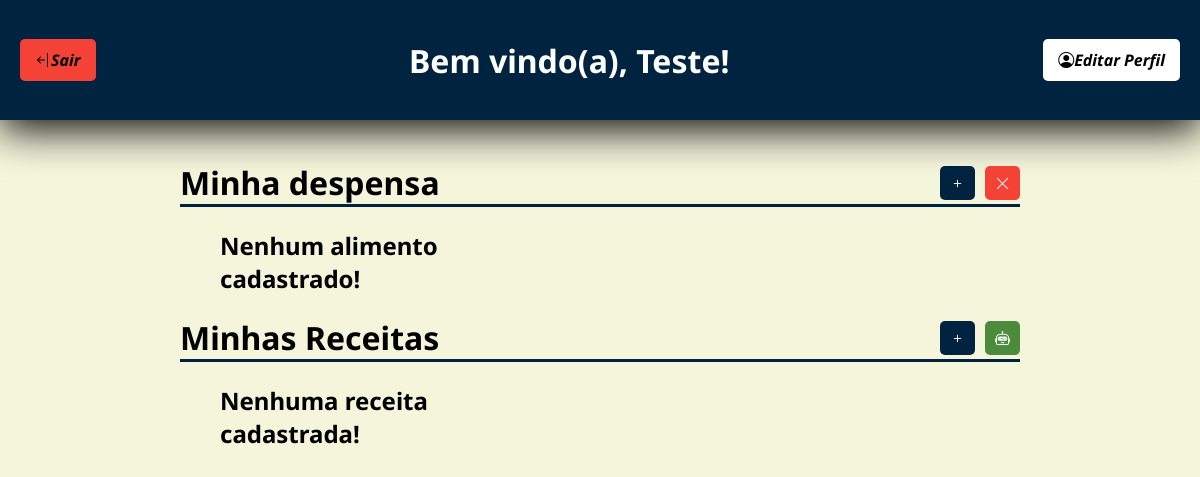
The app's page /home/home/ (signed in), older data.
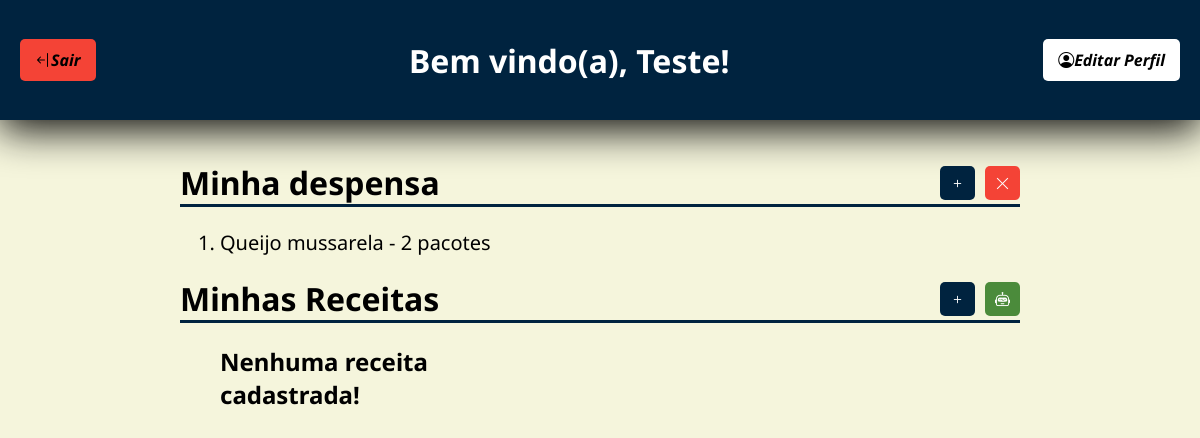
The same page, newer data.
### usuario/models.py (models this page shows, shortened)
class Usuario(AbstractUser):
    first_name = None
    last_name = None
    last_login = None
    username = models.CharField(unique=False, max_length=200)
    email = models.EmailField(unique=True)
    USERNAME_FIELD = 'email'
    REQUIRED_FIELDS = ['username']

### home/models.py (models this page shows)
class Alimentos(models.Model):
    nome = models.CharField(max_length=100)
    quantidade = models.CharField(max_length=80)
    usuario = models.ForeignKey(Usuario, on_delete=models.CASCADE, related_name='alimentos')
    def __str__(self):
        return self.nome

### home/views.py (the view)
# urls.py: path('home/', views.home_view, name='home'),
@login_required
def home_view(request):
    nome_usuario = request.user.username.capitalize()
    usuario_id = request.user.id
    alimentos = Alimentos.objects.filter(usuario_id = usuario_id).all()
    receitas = Receitas.objects.filter(usuario_id = usuario_id).all()
    form_adicionar_alimentos = adicionar_alimento(request)
    form_deletar_alimentos = deletar_alimento(request)
    form_adicionar_receitas = adicionar_receita(request)
    form_receita_ia = receita_ia(request)
    return render(request, 'home.html',
                  {"nome_usuario": nome_usuario,
                   "alimentos": alimentos,
                   "receitas": receitas,
                   "form_adicionar_alimentos": form_adicionar_alimentos,
                   "form_deletar_alimentos": form_deletar_alimentos,
                   "form_adicionar_receitas": form_adicionar_receitas,
                   "form_receita_ia": form_receita_ia
                })

### home/views.py (called while the page is built, shortened)
def adicionar_alimento(request):
    form = AdicionarAlimentoForm()
    return form

def deletar_alimento(request):
    usuario_id = request.user.id
    form = DeletarAlimentoForm(usuario_id= usuario_id)
    return form

### receitas/views.py (called while the page is built, shortened)
def adicionar_receita(request):
    form = AdicionarReceitaForm()
    return form

@login_required
def receita_ia(request):
    usuario_id = request.user.id
    form = GeminiReceitaForm(request.POST or None, usuario_id = usuario_id)
    gemini_key = os.getenv('GOOGLE_API_KEY')
    genai.configure(api_key=gemini_key)
    model = genai.GenerativeModel("gemini-2.0-flash")
    return form

### home/templates/home.html (shortened to what this page needs)
<!DOCTYPE html>
<html lang="pt-br">
<head>
    <link rel="stylesheet" href="https://cdn.jsdelivr.net/npm/bootstrap-icons/font/bootstrap-icons.css">
    {% load static %}
    <link rel="stylesheet" href="/static/home.css">
</head>
<body>
    <div class="div_cima">
        <a href="{% url 'usuario:logout_view' %}" class="button_logout">
            <i class="bi bi-arrow-bar-left">Sair</i>
        </a>
        <h1>
            Bem vindo(a), {{ nome_usuario }}!
        </h1>
        <a href="{% url 'usuario:editar_perfil' %}"  class="button_perfil">
            <i class="bi bi-person-circle">Editar Perfil</i>
        </a>
    </div>
    <div class="card">
        <div class="despensa">
            <h1>
                Minha despensa
                <div class="acoes">
                    <a class="adicionar_alimento" onclick="toggleModal('modal_adicionar_alimento')">
                        <i class="bi bi-plus"></i>
                    </a>
                    <a class="deletar_alimento" onclick="toggleModal('modal_deletar_alimento')">
                        <i class="bi bi-x-lg"></i>
                    </a>
                </div>
            </h1>
                <ol class="alimentos">
                    {% if alimentos %}
                        {% for alimento in alimentos %}
                            <li>{{ alimento.nome }} - {{ alimento.quantidade }}</li>
                        {% endfor %}
                    {% else %}
                        <h2>Nenhum alimento cadastrado!</h2>
                    {% endif %}
                </ol>
        </div>
        <div class="receitas">
            <h1>
                Minhas Receitas
                <div class="funcoes">
                    <a class="adicionar_receita" onclick="toggleModal('modal_adicionar_receita')">
                        <i class="bi bi-plus"></i>
                    </a>
                    <a class="receita_ia" onclick="toggleModal('modal_receita_ia')">
                        <i class="bi bi-robot"></i>
                    </a>
                </div>
            </h1>
            <ol class="receitas">
                {% if receitas %}
                    {% for receita in receitas %}
                        <a href="{% url 'receitas:receita' receita.id %}">
                            <li>{{ receita.nome }}</li>
                        </a>
                    {% endfor %}
                {% else %}
                    <h2>Nenhuma receita cadastrada!</h2>
                {% endif %}
            </ol>
        </div>
    </div>
</body>
</html>

### home/static/home.css (style rules this page uses)
body { margin: 0; padding: 0; height: 100%; overflow-x: hidden; font-family: 'Noto Sans', sans-serif; background-color: #F5F5DC; }
.div_cima { width: 100vw; height: 15vh; background-color: #00233f; display: flex; justify-content: space-between; align-items: center; padding: 0, 20px; box-shadow: 0px 10px 40px #000000f5; }
.div_cima h1 { color: #FFFFFF; }
.button_logout { align-items: center; margin-left: 20px; padding: 10px 15px; background-color: #f44336; color: black; border: none; text-decoration: none; border-radius: 5px; font-size: 16px; font-weight: bold; cursor: pointer; transition: background-color 0.3s; }
.button_perfil { align-items: center; margin-right: 20px; padding: 10px 15px; background-color: #FFFFFF; color: black; border: none; text-decoration: none; border-radius: 5px; font-size: 16px; font-weight: bold; cursor: pointer; transition: background-color 0.3s; }
.despensa h1, .receitas h1 { display: flex; align-items: center; justify-content: space-between; }
.acoes, .funcoes { display: flex; gap: 10px; }
.adicionar_alimento, .deletar_alimento { text-decoration: none; color: inherit; font-size: 20px; display: flex; align-items: center; }
.adicionar_alimento, .adicionar_receita { align-items: center; padding: 7px 10px; background-color: #00233f; color: #FFFFFF; border: none; text-decoration: none; border-radius: 5px; font-size: 15px; cursor: pointer; transition: background-color 0.3s; }
.deletar_alimento { align-items: center; padding: 7px 10px; background-color: #f44336; color: #FFFFFF; border: none; text-decoration: none; border-radius: 5px; font-size: 15px; cursor: pointer; transition: background-color 0.3s; }
.receita_ia { align-items: center; padding: 7px 10px; background-color: #4b8b3b; color: #FFFFFF; border: none; text-decoration: none; border-radius: 5px; font-size: 15px; cursor: pointer; transition: background-color 0.3s; }
.card { position: absolute; top: 50%; left: 50%; transform: translate(-50%, -50%); display: block; width: 70vw; height: calc(65vh); }
.despensa h1, .receitas h1 { width: 70vw; border-bottom: 3px solid #00233f; }
.despensa li, .receitas li { font-size: 20px; }
.despensa h2, .receitas h2, .modal_content h2 { width: 20vw; }

Row changes from the older to the newer data that the page shows:
added Alimentos: nome "Queijo mussarela", quantidade "2 pacotes"
Text that changed along with them:
text no longer shown: "Nenhum alimento cadastrado!"
